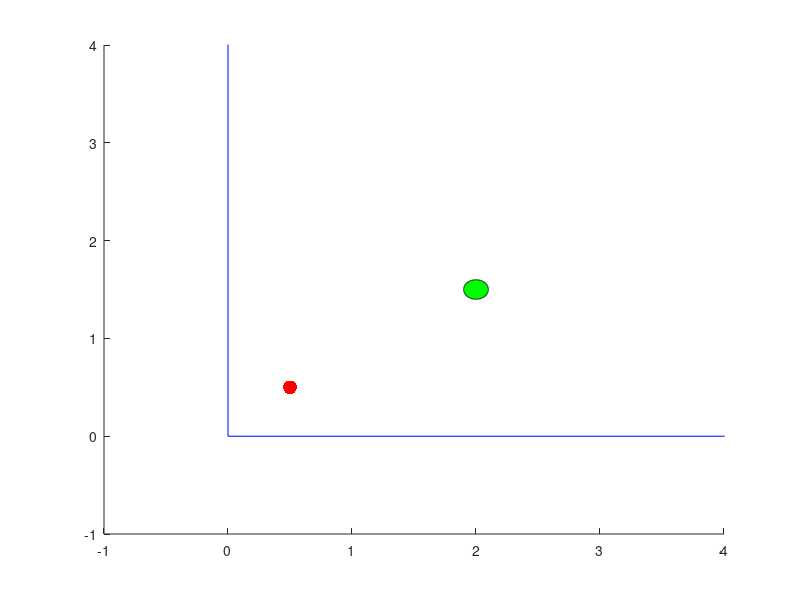

The MATLAB source for this figure: (Note: this script raises an error after producing the figure.)

clear;
clc;

k = [0.5, 0.5]; %Start point
scatter(k(1), k(2),100,'r','filled')
hold on

side1 = 24;
side2 = 18; %lengths of rectangle grid

lineSize = 0.1; %The length of the line connecting nodes
pointHistory(1,:) = k; %column vector that records all node points

%Obstacles-----------------------------------------------------

x_obs = [8, 10,  10, 8, 8]; 
y_obs = [18, 18, 18, 12, 18];

plot( x_obs, y_obs, 'b')
hold on

x_obs2 = [12, 14,  14, 12, 12]; 
y_obs2 = [7, 7, 0, 0, 7];

plot( x_obs2, y_obs2, 'b')
hold on

x_obs3 = [22, 24,  24, 22, 22]; 
y_obs3 = [3, 3, 0, 0, 3];

plot( x_obs3, y_obs3, 'b')
hold on

x_obs4 = [15, 17,  17, 15, 15]; 
y_obs4 = [18, 18, 15, 15, 18];

plot( x_obs4, y_obs4, 'b')
hold on

x_obs5 = [22, 24,  24, 22, 22]; 
y_obs5 = [18, 18, 15, 15, 18];

plot( x_obs5, y_obs5, 'b')
hold on
%Creating grid-------------------------------------------------------------------------------
x_grid = [0 0 side1 side2 0]
y_grid = [0 side1 side2 0 0]
plot(x_grid,y_grid, 'b')
axis([-1 4 -1 4])
hold on

%------------------------------------------------------------------------------------------

%Creating the end goal circle------------------------------------------
x_center = 2;
y_center = 1.5;
radius = 0.1;


theta = 0:0.01:2*pi;

x_goal = radius *cos(theta) + x_center;
y_goal = radius *sin(theta) + y_center;

fill(x_goal,y_goal,'g');
hold on
%---------------------------------------------------------------
done = false; % start iteration with assumption that the goal has not been reached in the first iteration

i = 1; %iteration variable
while done == false
    
    
    
    
    if (i == 1) %takes care of first iteration
        
        q_rx = side*rand(1); % generating a random node with constraints with respect to the grid dimensions
        q_ry = side*rand(1);
        
        q = [q_rx, q_ry]; % placing the (x,y) coordinates of the random node in a vector
        
        plot(q_rx,q_ry, "-x"); %plotting the random point ONLY FOR DEBUGGING PURPOSES
        hold on
        
        v = q - k; %gets a vector pointing in the direction from start point K to random node q
        
        
        v_unit = v./norm(v); %creating a unit vector that points in the direction of v
        
        t = v_unit.*lineSize; %scaling the vector with the necessary length "linesize"
        newPoint = k + t; % creates a vector pointing from k to q with length "linesize"
        
        
        
        x = [k(1) newPoint(1)]; %storing the x coordinates of k and newpoint
        y = [k(2) newPoint(2)]; %storing the y coordinates of k and newpoint
        
        scatter(x,y); %plots the points of "x" and "y" as circles on the grid
        hold on %necessary for overlaying the points
        line(x,y) %creates a line connecting k and newpoint using the "x" and "y" vectors
        
        
        %   k = newPoint; might not be needed
        pointHistory(i+1,:) = newPoint; %inserts the new node coordinates into pointHistory
        
        
    end
    
    if (i > 1) %takes care of all other
      Collision = true;
        
        while (Collision == true) %loop that iterates if a new node point is in an obstacle
            q_rx = side*rand(1); % generating a random node with constraints with respect to the grid dimensions
            q_ry = side*rand(1);
            
            q = [q_rx, q_ry]; % placing the (x,y) coordinates of the random node in a vector
            
            plot(q_rx,q_ry, "-x"); %plotting the random point ONLY FOR DEBUGGING PURPOSES
            hold on
            
            
            direction = q - pointHistory; %gets the directional vectors of all node points in "pointHistory" with respect to a new random node q
            
            for m = 1: length(direction) %for loop that calculates the magnitude of each directional vector in "direction" and stores it.
                distance(m,:) = norm(direction(m,:));
            end
            
            [a,b] = min(distance); %after for loop is complete, "a" stores the minimal value in the "distance" vector. "b" stores the index of the minimum value as it appears in the "distance" vector
            %since, "b" is the index of the minimum value and "pointHistory" shares the same indices as "distance", we have now located the nearest node.
            
            v = q - pointHistory(b,:); %gets a vector pointing in the direction from the nearest node to the new random q node
            v_unit = v./norm(v); %creating a unit vector that points in the direction of v
            
            t = v_unit.*lineSize; %scaling the vector with the necessary length "linesize"
            newPoint = pointHistory(b,:) + t; % creates a vector pointing from nearest node to q with length "linesize"
            
            if (inpolygon(newPoint(1,1),newPoint(1,2),x_obs,y_obs) == false && inpolygon(newPoint(1,1),newPoint(1,2),x_obs2,y_obs2) == false && inpolygon(newPoint(1,1),newPoint(1,2),x_obs3,y_obs3) == false&& inpolygon(newPoint(1,1),newPoint(1,2),x_obs4,y_obs4) == false && inpolygon(newPoint(1,1),newPoint(1,2),x_obs5,y_obs5) == false) %conditional statement that checks if a newly created node is inside an obstacle
                Collision = false;
                x = [pointHistory(b,1) newPoint(1)]; %storing the x coordinates of nearest node and newpoint
                y = [pointHistory(b,2) newPoint(2)]; %storing the y coordinates of nearest node and newpoint
                
                scatter(x,y);  %plots the points of "x" and "y" as circles on the grid
                hold on %necessary for overlaying the points
                line(x,y) %creates a line connecting k and newpoint using the "x" and "y" vectors
                pause(0.005) %Used to see the plot in real time
                
                
                % k = newPoint;
                pointHistory(i+1,:) = newPoint; %inserts the new node coordinates into pointHistory
            end
            
            
            
            
        end
        
    end
    
    
    
    
    
    if (inpolygon(pointHistory(i+1,1), pointHistory(i+1,2), x_goal, y_goal)) %checks if the new node lies within the goal
        done = true; %goal is reached, breaks while loop
    end
    
    i = i+1;
    
    
    
    
    
end



